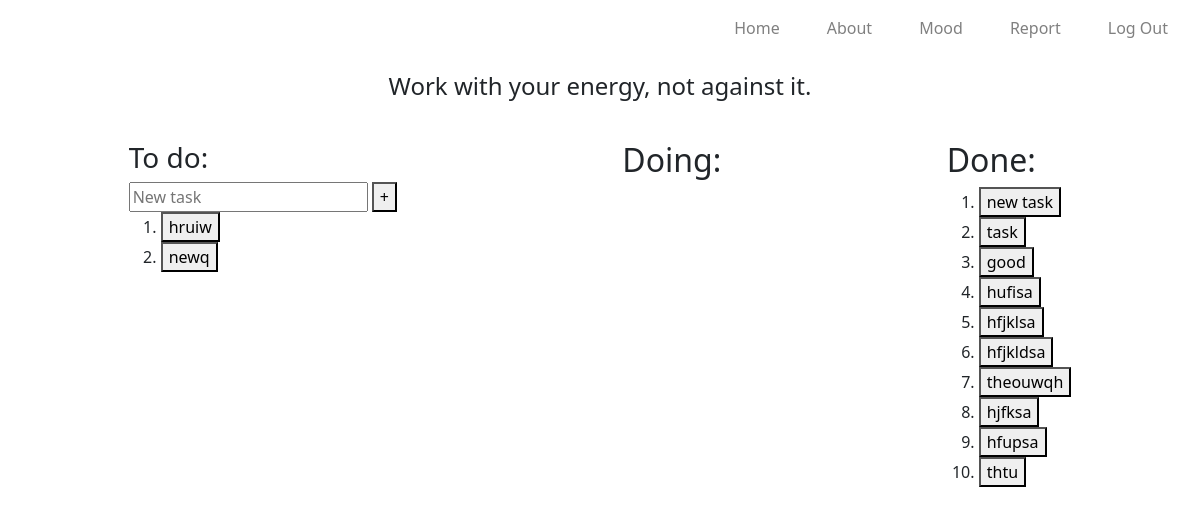
The page / (signed in) on the database its author committed.
### tables this page shows
CREATE TABLE tasks
                (id INTEGER PRIMARY KEY AUTOINCREMENT,
                status TEXT NOT NULL,
                timestamp DATETIME DEFAULT CURRENT_TIMESTAMP,
                task TEXT NOT NULL,
                user_id INTEGER REFERENCES users(id));

### app.py (the view, shortened to what this page needs)
@app.route("/", methods=["GET", "POST"])
@login_required
def index():
    if request.method == "GET":
        conn = get_db()
        cursor = conn.cursor()
        cursor.execute("SELECT task FROM tasks WHERE status = 'to do' AND user_id = ?", (session["user_id"], ))
        tasks = cursor.fetchall()
        cursor.execute("SELECT task FROM tasks WHERE status = 'doing' AND user_id = ?", (session["user_id"], ))
        doing = cursor.fetchall()
        cursor.execute("SELECT task FROM tasks WHERE status = 'done' AND user_id = ?", (session["user_id"], ))
        done = cursor.fetchall()
        cursor.execute("SELECT quote FROM quotes ORDER BY RANDOM() LIMIT 1")
        quote = cursor.fetchone()[0]
        conn.commit()
        conn.close()
        return render_template("index.html", tasks=tasks, doing=doing, done=done, quote=quote )

### app.py (called while the page is built)
def login_required(f):
    @wraps(f)
    def wrapper(*args, **kwargs):
        if session.get("user_id") is None:
            return redirect("/login")
        return f(*args, **kwargs)
    return wrapper

def get_db():
    return sqlite3.connect('database.db')

### templates/index.html (shortened to what this page needs)
{% extends "layout.html" %}
{% block main %}
<div id="quote">
     <h4> {{ quote }} </h4>
</div>
<div id="tasks">
    <div>
      <h3> To do: </h3>
      <form action="/" method="post">
        <input autocomplete="off" type="text" name="task" placeholder="New task">
        <button type="submit">+</button>
      </form>
      <form action="/" method="post">
        <ol id="to_do">
          {% for task in tasks %}
            <li>
              <button name="btn_to_do" value="{{ task[0] }}">
                {{ task[0] }}
              </button>
            </li>
          {% endfor %}
        </ol>
    </div>
    <div>
      <h2>Doing:</h2>
    </div>
    <div>
      <h2>Done:</h2>
      <form action="/" method="post">
        <ol id="done">
          {% for task in done %}
            <li>
              <button name="btn_done" value="{{ task[0] }}">
                {{ task[0] }}
              </button>
            </li>
          {% endfor %}
        </ol>
      </form>
    </div>
</div>
{% endblock %}

### templates/layout.html (shortened to what this page needs)
<!DOCTYPE html>
<html lang="en">
<head>
  <link href="https://cdn.jsdelivr.net/npm/bootstrap@5.3.8/dist/css/bootstrap.min.css" rel="stylesheet">
  <link rel="stylesheet" href="{{ url_for('static', filename='style.css') }}">
</head>
<body>
  <header>
    <nav>
      <ul>
        <li><a href="/">Home</a></li>
        <li><a href="/about">About</a></li>
        <li><a href="/mood">Mood</a></li>
        <li><a href="/report">Report</a></li>
        <li><a href="/logout">Log Out</a></li>
      </ul>
    </nav>
  </header>
  <main>
    {% block main %}{% endblock %}
  </main>
</body>
</html>

### static/style.css (style rules this page uses)
#tasks { display: flex; justify-content: space-around; padding: 16px; }
header { display: flex; justify-content: space-between; padding: 16px; }
nav ul { list-style-type: none; display: flex; gap: 15px; }
nav a { text-decoration: none; color: grey; padding: 16px; }
#quote { display: flex; justify-content: center; align-items: center; margin-bottom: 16px; }

### rows shown on the page
tasks: task "hruiw"
tasks: task "newq"
tasks: task "new task"
tasks: task "task"
tasks: task "good"
tasks: task "hufisa"
tasks: task "hfjklsa"
tasks: task "hfjkldsa"
tasks: task "theouwqh"
tasks: task "hjfksa"
tasks: task "hfupsa"
tasks: task "thtu"

### other values the page prints
{{ quote }} "Work with your energy, not against it."
